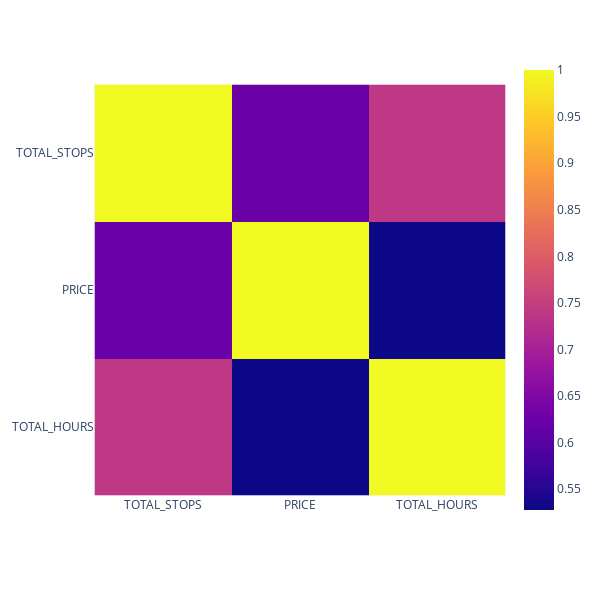

Notebook code for this chart:
### Code cell
px.imshow(df.corr(), width =600 , height = 600)

### Figure 1 — Plotly figure (JSON) as saved in the notebook; plotly's stock layout.template omitted (floating-point values rounded to 4 significant figures)
{"data": [{"coloraxis": "coloraxis", "hovertemplate": "x: %{x}<br>y: %{y}<br>color: %{z}<extra></extra>", "name": "0", "type": "heatmap", "x": ["TOTAL_STOPS", "PRICE", "TOTAL_HOURS"], "xaxis": "x", "y": ["TOTAL_STOPS", "PRICE", "TOTAL_HOURS"], "yaxis": "y", "z": [[1, 0.6214, 0.7386], [0.6214, 1, 0.5277], [0.7386, 0.5277, 1]]}], "layout": {"coloraxis": {"colorscale": [[0, "#0d0887"], [0.1111, "#46039f"], [0.2222, "#7201a8"], [0.3333, "#9c179e"], [0.4444, "#bd3786"], [0.5556, "#d8576b"], [0.6667, "#ed7953"], [0.7778, "#fb9f3a"], [0.8889, "#fdca26"], [1, "#f0f921"]]}, "height": 600, "margin": {"t": 60}, "width": 600, "xaxis": {"anchor": "y", "constrain": "domain", "domain": [0, 1], "scaleanchor": "y"}, "yaxis": {"anchor": "x", "autorange": "reversed", "constrain": "domain", "domain": [0, 1]}}}
